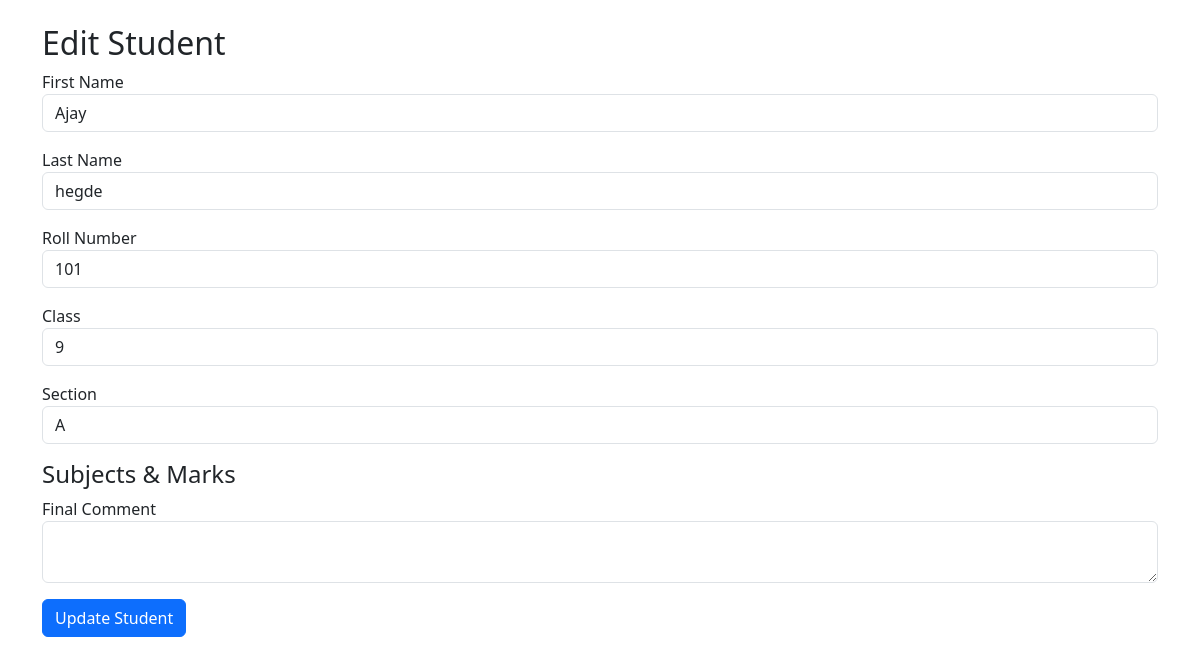
The page /edit/7/ on the database its author committed.
### app/models.py (models this page shows, shortened)
class Student(models.Model):
    first_name = models.CharField(max_length=100)
    last_name = models.CharField(max_length=100)
    roll_number = models.IntegerField()
    class_ref = models.ForeignKey(Class, on_delete=models.CASCADE, related_name='students')

class Class(models.Model):
    name = models.CharField(max_length=50)  # e.g., "Class 5"
    section = models.CharField(max_length=10)  # e.g., "A"

### app/views.py (the view)
# urls.py: path('edit/<int:student_id>/', views.edit_student, name='edit_student'),
def edit_student(request, student_id):
    student = get_object_or_404(Student, id=student_id)
    if request.method == "POST":
        student.first_name = request.POST.get("first_name")
        student.last_name = request.POST.get("last_name")
        student.roll_number = request.POST.get("roll_number")
        student.save()
        return redirect('students_list')
    context = {
        "student": student
    }
    return render(request, 'app/edit_student.html', context)

### app/templates/app/edit_student.html (shortened to what this page needs)
{% extends 'app/base.html' %}
{% block content %}
<h2>Edit Student</h2>
<form method="post">
  <div class="mb-3">
    <label>First Name</label>
    <input type="text" name="first_name" class="form-control" value="{{ student.first_name }}" required>
  </div>
  <div class="mb-3">
    <label>Last Name</label>
    <input type="text" name="last_name" class="form-control" value="{{ student.last_name }}" required>
  </div>
  <div class="mb-3">
    <label>Roll Number</label>
    <input type="text" name="roll_number" class="form-control" value="{{ student.roll_number }}" required>
  </div>
  <div class="mb-3">
    <label>Class</label>
    <input type="text" name="class_name" class="form-control" value="{{ student.class_ref.name }}" required>
  </div>
  <div class="mb-3">
    <label>Section</label>
    <input type="text" name="section" class="form-control" value="{{ student.class_ref.section }}" required>
  </div>
  <h4>Subjects & Marks</h4>
  <div class="mb-3">
    <label>Final Comment</label>
    <textarea name="final_comment" class="form-control">{{ final_comment.comment }}</textarea>
  </div>
  <button type="submit" class="btn btn-primary">Update Student</button>
</form>
{% endblock %}

### rows shown on the page
Student: first_name "Ajay", last_name "hegde", roll_number "101", class_name "9", section "A"
